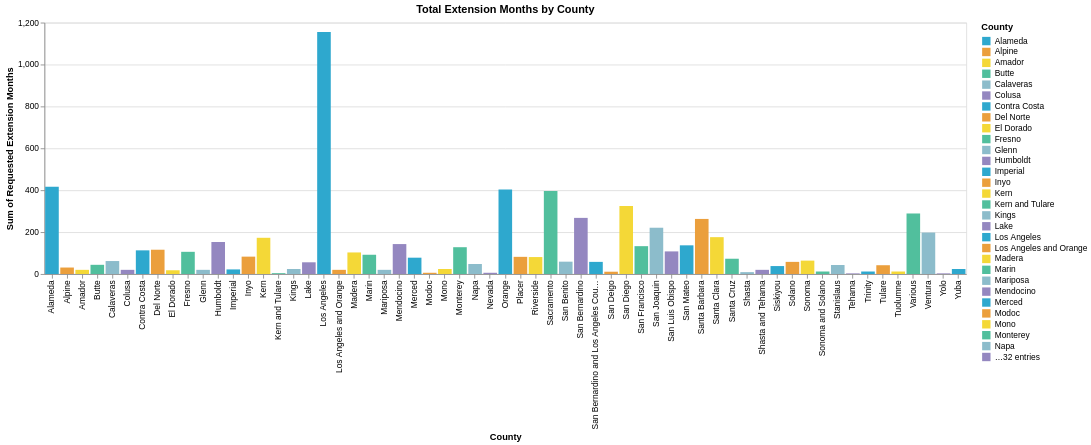

The code cell stored with this chart in its notebook:
### Code cell
chart = ((alt.Chart((extension_months.groupby('county').months_requested_latest.sum().reset_index()))
            .mark_bar()
            .encode(
                x=alt.X("county", title="County"),
                 y=alt.Y('months_requested_latest', title="Sum of Requested Extension Months"),
                color=alt.Color("county", title="County", scale=alt.Scale(range = cp.CALITP_CATEGORY_BRIGHT_COLORS)),
                )
          .properties(title="Total Extension Months by County",
        width=1100,
        # height=300
                     )))
chart

### Figure 1 — Vega-Lite specification as saved in the notebook (floating-point values rounded to 4 significant figures)
{"config": {"view": {"continuousWidth": 300, "continuousHeight": 300}}, "data": {"name": "data-4fa9dae72d6582811e310d77a4f79a76"}, "mark": {"type": "bar"}, "encoding": {"color": {"field": "county", "scale": {"range": ["#2EA8CE", "#EB9F3C", "#F4D837", "#51BF9D", "#8CBCCB", "#9487C0"]}, "title": "County", "type": "nominal"}, "x": {"field": "county", "title": "County", "type": "nominal"}, "y": {"field": "months_requested_latest", "title": "Sum of Requested Extension Months", "type": "quantitative"}}, "title": "Total Extension Months by County", "width": 1100, "$schema": "https://vega.github.io/schema/vega-lite/v5.20.1.json", "datasets": {"data-4fa9dae72d6582811e310d77a4f79a76": [{"county": "Alameda", "months_requested_latest": 417}, {"county": "Alpine", "months_requested_latest": 31}, {"county": "Amador", "months_requested_latest": 20}, {"county": "Butte", "months_requested_latest": 44}, {"county": "Calaveras", "months_requested_latest": 62}, {"county": "Colusa", "months_requested_latest": 20}, {"county": "Contra Costa", "months_requested_latest": 113}, {"county": "Del Norte", "months_requested_latest": 116}, {"county": "El Dorado", "months_requested_latest": 18}, {"county": "Fresno", "months_requested_latest": 106}, {"county": "Glenn", "months_requested_latest": 20}, {"county": "Humboldt", "months_requested_latest": 153}, {"county": "Imperial", "months_requested_latest": 22}, {"county": "Inyo", "months_requested_latest": 83}, {"county": "Kern", "months_requested_latest": 173}, {"county": "Kern and Tulare", "months_requested_latest": 4}, {"county": "Kings", "months_requested_latest": 24}, {"county": "Lake", "months_requested_latest": 56}, {"county": "Los Angeles", "months_requested_latest": 1155}, {"county": "Los Angeles and Orange", "months_requested_latest": 20}, {"county": "Madera", "months_requested_latest": 103}, {"county": "Marin", "months_requested_latest": 92}, {"county": "Mariposa", "months_requested_latest": 20}, {"county": "Mendocino", "months_requested_latest": 143}, {"county": "Merced", "months_requested_latest": 78}, {"county": "Modoc", "months_requested_latest": 6}, {"county": "Mono", "months_requested_latest": 24}, {"county": "Monterey", "months_requested_latest": 128}, {"county": "Napa", "months_requested_latest": 48}, {"county": "Nevada", "months_requested_latest": 6}, {"county": "Orange", "months_requested_latest": 403}, {"county": "Placer", "months_requested_latest": 82}, {"county": "Riverside", "months_requested_latest": 81}, {"county": "Sacramento", "months_requested_latest": 396}, {"county": "San Benito", "months_requested_latest": 59}, {"county": "San Bernardino", "months_requested_latest": 268}, {"county": "San Bernardino and Los Angeles Counties", "months_requested_latest": 58}, {"county": "San Deigo", "months_requested_latest": 11}, {"county": "San Diego", "months_requested_latest": 325}, {"county": "San Francisco", "months_requested_latest": 133}, {"county": "San Joaquin", "months_requested_latest": 221}, {"county": "San Luis Obispo", "months_requested_latest": 108}, {"county": "San Mateo", "months_requested_latest": 137}, {"county": "Santa Barbara", "months_requested_latest": 263}, {"county": "Santa Clara", "months_requested_latest": 176}, {"county": "Santa Cruz", "months_requested_latest": 73}, {"county": "Shasta", "months_requested_latest": 9}, {"county": "Shasta and Tehama", "months_requested_latest": 20}, {"county": "Siskiyou", "months_requested_latest": 38}, {"county": "Solano", "months_requested_latest": 58}, {"county": "Sonoma", "months_requested_latest": 64}, {"county": "Sonoma and Solano", "months_requested_latest": 12}, {"county": "Stanislaus", "months_requested_latest": 43}, {"county": "Tehama", "months_requested_latest": 3}, {"county": "Trinity", "months_requested_latest": 12}, {"county": "Tulare", "months_requested_latest": 42}, {"county": "Tuolumne", "months_requested_latest": 12}, {"county": "Various", "months_requested_latest": 289}, {"county": "Ventura", "months_requested_latest": 198}, {"county": "Yolo", "months_requested_latest": 3}, {"county": "Yuba", "months_requested_latest": 24}]}}
